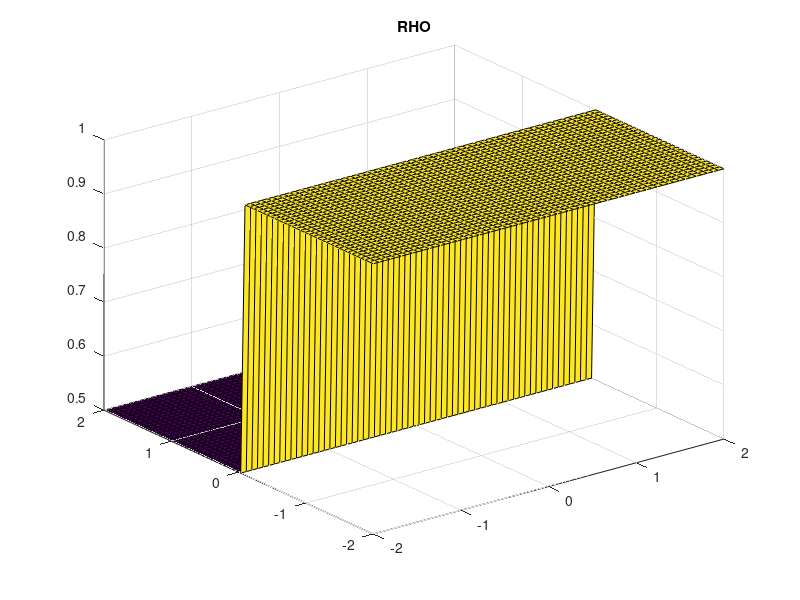
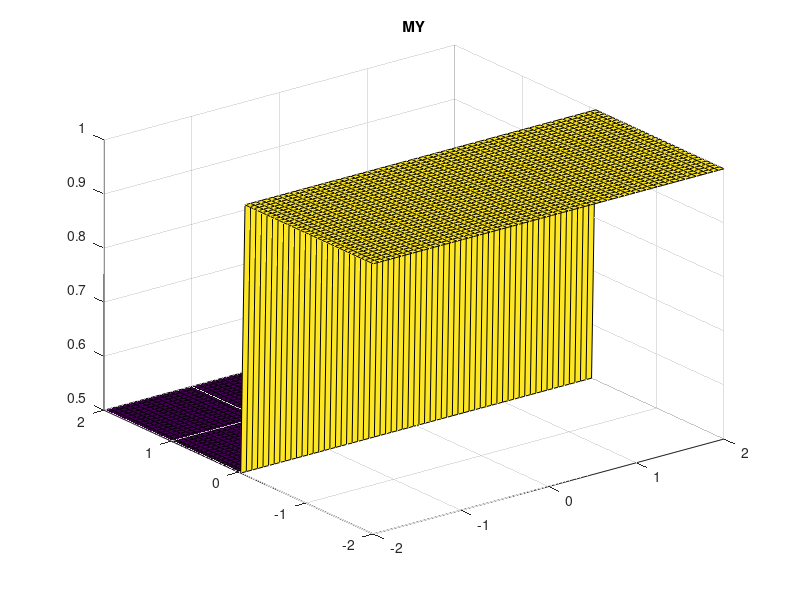
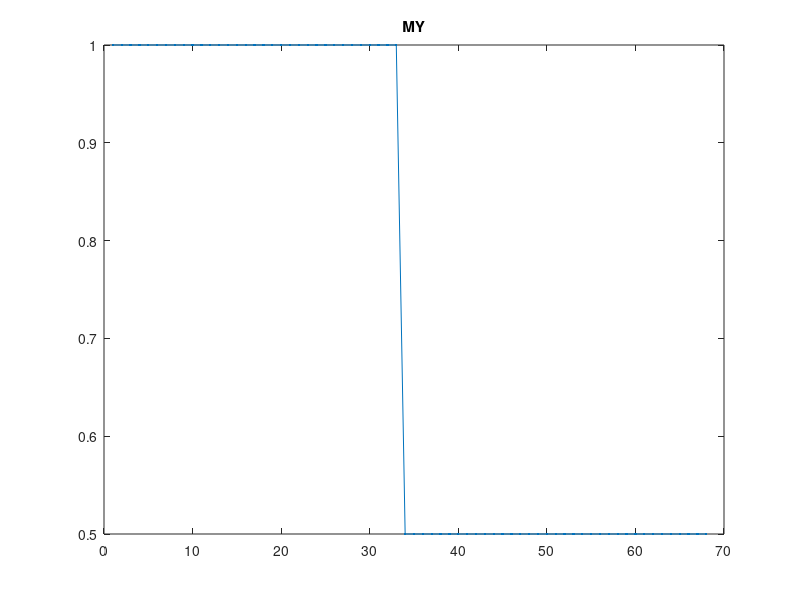

Here is the MATLAB script that generated these plots, in order: (Note: this script raises an error after producing the figures.)
clear all; clc; %close all;
% Lax-Wendroff Scheme for solving the compressible Euler Equations

% Domain initialization
nx   =  64 ; ny   =  64 ;
xmax =  2.0; ymax =  2.0;
xmin = -2.0; ymin = -2.0;
dx = (xmax-xmin)/(nx-1);
dy = (ymax-ymin)/(ny-1);
[X,Y] = meshgrid(xmin:dx:xmax,ymin:dy:ymax);

% Time initialization
tmax = 100;
CFL  = 0.005;
dt   = CFL*min(dx,dy);
Cx   = dt/dx;
Cy   = dt/dy;

% Switches
TVD = 3;                  % 1=MinMod, 2=Superbee, 3=Nonlinear Superbee
BC  = 2;                  % 1=Reflective, 2=Periodic
SCH = 2;                  % 1=Lax-Wendroff, 2=MPDATA

% Physical Constants
gamma = 1.4;

% Initial Conditions
RHO = ones (ny+4,nx+4);
MX  = zeros(ny+4,nx+4);
MY  = ones(ny+4,nx+4);
E   = ones (ny+4,nx+4)*20;
P   = ones (ny+4,nx+4);

% RHO(3:ny+2,3:nx+2) = exp(-2*(X.^2+Y.^2)) + 1;
% RHO(ny/2-ny/4:ny/2+ny/4,:) = 2;
RHO(ny/2+2:ny+4,:) = 0.5;
MY = RHO;
E = RHO;
P = (gamma-1)*(E-0.5*((MX.^2 + MY.^2)./RHO));
% MY (ny/2+2:ny+4,:) = 0.5;
% P  (ny/2+2:ny+4,:) = 0.5;

figure(1),surf(X,Y,RHO(3:ny+2,3:nx+2)), title('RHO')
figure(2),surf(X,Y,MY(3:ny+2,3:nx+2) ), title('MY' )
figure(3),plot(MY(:,34),'.-'         ), title('MY' )

RHO_New = RHO;

for t=0:dt:tmax
% Boundary Conditions
if BC == 1 % Reflective BC
    RHO(2,:) = RHO(3,:); P(2,:) = P(3,:); E(2,:) = E(3,:);
    RHO(1,:) = RHO(2,:); P(1,:) = P(2,:); E(1,:) = E(2,:);
    RHO(:,2) = RHO(:,3); P(:,2) = P(:,3); E(:,2) = E(:,3);
    RHO(:,1) = RHO(:,2); P(:,1) = P(:,2); E(:,1) = E(:,2);
    
    MX(2,:) = -MX(3,:); MY(2,:) = -MY(3,:);
    MX(1,:) =  MX(2,:); MY(1,:) =  MY(2,:);
    MX(:,2) = -MX(:,3); MY(:,2) = -MY(:,3);
    MX(:,1) =  MX(:,2); MY(:,1) =  MY(:,2);
    
    RHO(ny+3,:) = RHO(ny+2,:); P(ny+3,:) = P(ny+2,:); E(ny+3,:) = E(ny+2,:);
    RHO(ny+4,:) = RHO(ny+2,:); P(ny+4,:) = P(ny+2,:); E(ny+4,:) = E(ny+2,:);
    RHO(:,nx+3) = RHO(:,nx+2); P(:,nx+3) = P(:,nx+2); E(:,nx+3) = E(:,nx+2);
    RHO(:,nx+4) = RHO(:,nx+2); P(:,nx+4) = P(:,nx+2); E(:,nx+4) = E(:,nx+2);
    
    MX(ny+3,:) = -MX(ny+2,:); MY(ny+3,:) = -MY(ny+2,:);
    MX(ny+4,:) =  MX(ny+3,:); MY(ny+4,:) =  MY(ny+3,:);
    MX(:,nx+3) = -MX(:,nx+2); MY(:,nx+3) = -MY(:,nx+2);
    MX(:,nx+4) =  MX(:,nx+3); MY(:,nx+4) =  MY(:,nx+3);
    
elseif BC == 2 % Periodic BC
    RHO(2,:) = RHO(ny+2,:); P(2,:) = P(ny+2,:); E(2,:) = E(ny+2,:);
    RHO(1,:) = RHO(ny+1,:); P(1,:) = P(ny+1,:); E(1,:) = E(ny+1,:);
    RHO(:,2) = RHO(:,nx+2); P(:,2) = P(:,nx+2); E(:,2) = E(:,nx+2);
    RHO(:,1) = RHO(:,nx+1); P(:,1) = P(:,nx+1); E(:,1) = E(:,nx+1);
    
    MX(2,:) = MX(ny+2,:); MY(2,:) = MY(ny+2,:);
    MX(1,:) = MX(ny+1,:); MY(1,:) = MY(ny+1,:);
    MX(:,2) = MX(:,nx+2); MY(:,2) = MY(:,nx+2);
    MX(:,1) = MX(:,nx+1); MY(:,1) = MY(:,nx+1);
    
    RHO(ny+3,:) = RHO(3,:); P(ny+3,:) = P(3,:); E(ny+3,:) = E(3,:);
    RHO(ny+4,:) = RHO(4,:); P(ny+4,:) = P(4,:); E(ny+4,:) = E(4,:);
    RHO(:,nx+3) = RHO(:,3); P(:,nx+3) = P(:,3); E(:,nx+3) = E(:,3);
    RHO(:,nx+4) = RHO(:,4); P(:,nx+4) = P(:,4); E(:,nx+4) = E(:,4);
    
    MX(ny+3,:) = MX(3,:); MY(ny+3,:) = MY(3,:);
    MX(ny+4,:) = MX(4,:); MY(ny+4,:) = MY(4,:);
    MX(:,nx+3) = MX(:,3); MY(:,nx+3) = MY(:,3);
    MX(:,nx+4) = MX(:,4); MY(:,nx+4) = MY(:,4);
end
    
% First Pass
j = 1:ny+2;
i = 1:nx+2;

% X Direction
% Density
RHOx (j,i) = 0.5*(RHO(j+2,i+2)+RHO(j+2,i+1))...
    - Cx/2*(MX(j+2,i+2)-MX(j+2,i+1));

% X Momentum
MXx  (j,i) = 0.5*(MX(j+2,i+2)+MX(j+2,i+1))...
    - Cx/2*((MX(j+2,i+2).^2./RHO(j+2,i+2)+P(j+2,i+2))...
          - (MX(j+2,i+1).^2./RHO(j+2,i+1)+P(j+2,i+1)));
      
% Y Momentum
MYx  (j,i) = 0.5*(MY(j+2,i+2)+MY(j+2,i+1))...
    - Cx/2*(MX(j+2,i+2).*MY(j+2,i+2)./RHO(j+2,i+2)...
          - MX(j+2,i+1).*MY(j+2,i+1)./RHO(j+2,i+1));
      
% Energy Flux
Ex   (j,i) = 0.5*(E(j+2,i+2)+E(j+2,i+1))...
    - Cx/2*((E(j+2,i+2)+P(j+2,i+2)).*MX(j+2,i+2)./RHO(j+2,i+2)...
          - (E(j+2,i+1)+P(j+2,i+1)).*MX(j+2,i+1)./RHO(j+2,i+1));
% Pressure
Px   (j,i) = (gamma-1)*(Ex(j,i)-0.5*((MXx(j,i).^2+MYx(j,i).^2)./RHOx(j,i)));

% Y Direction
RHOy (j,i) = 0.5*(RHO(j+2,i+2)+RHO(j+1,i+2))...
    - Cy/2*(MY(j+2,i+2)-MY(j+1,i+2));

% X Momentum
MXy  (j,i) = 0.5*(MX(j+2,i+2)+MX(j+1,i+2))...
    - Cy/2*(MY(j+2,i+2).*MX(j+2,i+2)./RHO(j+2,i+2)...
          - MY(j+1,i+2).*MX(j+1,i+2)./RHO(j+1,i+2));
% Y Momentum
MYy  (j,i) = 0.5*(MY(j+2,i+2)+MY(j+1,i+2))...
    - Cy/2*((MY(j+2,i+2).^2./RHO(j+2,i+2)+P(j+2,i+2))...
          - (MY(j+1,i+2).^2./RHO(j+1,i+2)+P(j+1,i+2)));
      
% Energy Flux
Ey   (j,i) = 0.5*(E(j+2,i+2)+E(j+1,i+2))...
    - Cy/2*((E(j+2,i+2)+P(j+2,i+2)).*MY(j+2,i+2)./RHO(j+2,i+2)...
          - (E(j+1,i+2)+P(j+1,i+2)).*MY(j+1,i+2)./RHO(j+1,i+2));
      
% Pressure
Py   (j,i) = (gamma-1)*(Ey(j,i)-0.5*((MXy(j,i).^2+MYy(j,i).^2)./RHOy(j,i)));

% Second Pass
j = 3:ny+2;
i = 3:nx+2;

nuplusy  = abs(MYy(j-1,i-2)./RHOy(j-1,i-2)...
    +sqrt(gamma*Py(j-1,i-2)./RHOy(j-1,i-2)))*Cy;
nuplusx  = abs(MXx(j-2,i-1)./RHOx(j-2,i-1)...
    +sqrt(gamma*Px(j-2,i-1)./RHOx(j-2,i-1)))*Cx;
numinusy = abs(MYy(j-2,i-2)./RHOy(j-2,i-2)...
    +sqrt(gamma*Py(j-2,i-2)./RHOy(j-2,i-2)))*Cy;
numinusx = abs(MXx(j-2,i-2)./RHOx(j-2,i-2)...
    +sqrt(gamma*Px(j-2,i-2)./RHOx(j-2,i-2)))*Cx;

% Mass Conservation
if SCH == 1 % Use Lax-Wendroff
% nuplusy  = abs(MYy(j-1,i-2)./RHOy(j-1,i-2)...
%     - sqrt(gamma*Py(j-1,i-2)./RHOy(j-1,i-2)))*Cy;
% nuplusx  = abs(MXx(j-2,i-1)./RHOx(j-2,i-1)...
%     - sqrt(gamma*Px(j-2,i-1)./RHOx(j-2,i-1)))*Cx;
% numinusy = abs(MYy(j-2,i-2)./RHOy(j-2,i-2)...
%     - sqrt(gamma*Py(j-2,i-2)./RHOy(j-2,i-2)))*Cy;
% numinusx = abs(MXx(j-2,i-2)./RHOx(j-2,i-2)...
%     - sqrt(gamma*Px(j-2,i-2)./RHOx(j-2,i-2)))*Cx;
       
RHO_New (j,i) = RHO(j,i) - Cx*(MXx(j-2,i-1)-MXx(j-2,i-2))...
                         - Cy*(MYy(j-1,i-2)-MYy(j-2,i-2))...
    - wminusx(RHO,j,i,numinusx,TVD).*(RHO(j  ,i  )-RHO(j  ,i-1))...
    + wplusx (RHO,j,i,nuplusx ,TVD).*(RHO(j  ,i+1)-RHO(j  ,i  ))...
    - wminusy(RHO,j,i,numinusy,TVD).*(RHO(j  ,i  )-RHO(j-1,i  ))...
    + wplusy (RHO,j,i,nuplusy ,TVD).*(RHO(j+1,i  )-RHO(j  ,i  ));

elseif SCH == 2 % Use MPDATA
U_halfp (j,i) = (MX(j,i+1)./RHO(j,i+1) + MX(j,i  )./RHO(j,i  ))*Cx/2;
U_halfm (j,i) = (MX(j,i  )./RHO(j,i  ) + MX(j,i-1)./RHO(j,i-1))*Cx/2;
V_halfp (j,i) = (MY(j+1,i)./RHO(j+1,i) + MY(j,i  )./RHO(j,i  ))*Cy/2;
V_halfm (j,i) = (MY(j,i  )./RHO(j,i  ) + MY(j-1,i)./RHO(j-1,i))*Cy/2;

RHO_New (j,i) = RHO(j,i) - (MPDATA(RHO(j,i  ),RHO(j,i+1),U_halfp(j,i))...
                          - MPDATA(RHO(j,i-1),RHO(j,i  ),U_halfm(j,i)))...
                         - (MPDATA(RHO(j,i  ),RHO(j+1,i),V_halfp(j,i))...
                          - MPDATA(RHO(j-1,i),RHO(j,i  ),V_halfm(j,i)));
                      
U_d_p   (j,i) = dt/dx*((abs(U_halfp(j,i))-U_halfp(j,i).^2).*...
    d_px(j,i  ,RHO_New) - U_halfp(j,i).*V_halfp(j,i).*d_py(j,i  ,RHO_New));
U_d_m   (j,i) = dt/dx*((abs(U_halfm(j,i))-U_halfm(j,i).^2).*...
    d_px(j,i-1,RHO_New) - U_halfm(j,i).*V_halfm(j,i).*d_py(j,i-1,RHO_New));
V_d_p   (j,i) = dt/dy*((abs(V_halfp(j,i))-V_halfp(j,i).^2).*...
    d_py(j  ,i,RHO_New) - U_halfp(j,i).*V_halfp(j,i).*d_px(j  ,i,RHO_New));
V_d_m   (j,i) = dt/dy*((abs(V_halfm(j,i))-V_halfm(j,i).^2).*...
    d_py(j-1,i,RHO_New) - U_halfm(j,i).*V_halfm(j,i).*d_px(j-1,i,RHO_New));

RHO_New (j,i) = RHO_New(j,i) - (MPDATA(RHO_New(j,i  ),RHO_New(j,i+1),U_d_p(j,i))...
                              - MPDATA(RHO_New(j,i-1),RHO_New(j,i  ),U_d_m(j,i)))...
                             - (MPDATA(RHO_New(j,i  ),RHO_New(j+1,i),V_d_p(j,i))...
                              - MPDATA(RHO_New(j-1,i),RHO_New(j,i  ),V_d_m(j,i)));

end

% X Momentum
% nuplusy  = abs(MYy(j-1,i-2)./RHOy(j-1,i-2))*Cy;
% nuplusx  = abs(MXx(j-2,i-1)./RHOx(j-2,i-1))*Cx;
% numinusy = abs(MYy(j-2,i-2)./RHOy(j-2,i-2))*Cy;
% numinusx = abs(MXx(j-2,i-2)./RHOx(j-2,i-2))*Cx;

MX_New  (j,i) = MX(j,i) - Cx*((MXx(j-2,i-1).^2./RHOx(j-2,i-1)+Px(j-2,i-1))...
                            - (MXx(j-2,i-2).^2./RHOx(j-2,i-2)+Px(j-2,i-2)))...
    - Cy*(MYy(j-1,i-2).*MXy(j-1,i-2)./RHOy(j-1,i-2)...
        - MYy(j-2,i-2).*MXy(j-2,i-2)./RHOy(j-2,i-2))...
    - wminusx(MX,j,i,numinusx,TVD).*(MX(j  ,i  )-MX(j  ,i-1))...
    + wplusx (MX,j,i,nuplusx ,TVD).*(MX(j  ,i+1)-MX(j  ,i  ))...
    - wminusy(MX,j,i,numinusy,TVD).*(MX(j  ,i  )-MX(j-1,i  ))...
    + wplusy (MX,j,i,nuplusy ,TVD).*(MX(j+1,i  )-MX(j  ,i  ));

% Y Momentum
MY_New  (j,i) = MY(j,i) - Cy*((MYy(j-1,i-2).^2./RHOy(j-1,i-2)+Py(j-1,i-2))...
                            - (MYy(j-2,i-2).^2./RHOy(j-2,i-2)+Py(j-2,i-2)))...
    - Cx*(MXx(j-2,i-1).*MYx(j-2,i-1)./RHOx(j-2,i-1)...
        - MXx(j-2,i-2).*MYx(j-2,i-2)./RHOx(j-2,i-2))...
    - wminusx(MY,j,i,numinusx,TVD).*(MY(j  ,i  )-MY(j  ,i-1))...
    + wplusx (MY,j,i,nuplusx ,TVD).*(MY(j  ,i+1)-MY(j  ,i  ))...
    - wminusy(MY,j,i,numinusy,TVD).*(MY(j  ,i  )-MY(j-1,i  ))...
    + wplusy (MY,j,i,nuplusy ,TVD).*(MY(j+1,i  )-MY(j  ,i  ));

% Energy Equation
% nuplusy  = abs(MYy(j-1,i-2)./RHOy(j-1,i-2)...
%     +sqrt(gamma*Py(j-1,i-2)./RHOy(j-1,i-2)))*Cy;
% nuplusx  = abs(MXx(j-2,i-1)./RHOx(j-2,i-1)...
%     +sqrt(gamma*Px(j-2,i-1)./RHOx(j-2,i-1)))*Cx;
% numinusy = abs(MYy(j-2,i-2)./RHOy(j-2,i-2)...
%     +sqrt(gamma*Py(j-2,i-2)./RHOy(j-2,i-2)))*Cy;
% numinusx = abs(MXx(j-2,i-2)./RHOx(j-2,i-2)...
%     +sqrt(gamma*Px(j-2,i-2)./RHOx(j-2,i-2)))*Cx;

E_New   (j,i) = E(j,i) - Cx*(((Ex(j-2,i-1)+Px(j-2,i-1)).*MXx(j-2,i-1)./RHOx(j-2,i-1)) ...
                           - ((Ex(j-2,i-2)+Px(j-2,i-2)).*MXx(j-2,i-2)./RHOx(j-2,i-2)))...
                       - Cy*(((Ey(j-1,i-2)+Py(j-1,i-2)).*MYy(j-1,i-2)./RHOy(j-1,i-2)) ...
                           - ((Ey(j-2,i-2)+Py(j-2,i-2)).*MYy(j-2,i-2)./RHOy(j-2,i-2)))...
    - wminusx(E,j,i,numinusx,TVD).*(E(j  ,i  )-E(j  ,i-1))...
    + wplusx (E,j,i,nuplusx ,TVD).*(E(j  ,i+1)-E(j  ,i  ))...
    - wminusy(E,j,i,numinusy,TVD).*(E(j  ,i  )-E(j-1,i  ))...
    + wplusy (E,j,i,nuplusy ,TVD).*(E(j+1,i  )-E(j  ,i  ));

% Pressure
P       (j,i) = (gamma-1)*(E_New(j,i)-0.5*((MX_New(j,i).^2 ...
    + MY_New(j,i).^2)./RHO_New(j,i)));


RHO(j,i) = RHO_New(j,i);
MY (j,i) = MY_New (j,i);
MX (j,i) = MX_New (j,i);
E  (j,i) = E_New  (j,i);

plot1(1:length(j)  ,1) = RHO(j,34);
if BC == 2, plot1(length(j)+j-2,1) = RHO(j,34); end

if mod(t,50*dt) == 0
    figure(1),surf(X,Y,RHO(j,i))  , title('RHO')
    figure(2),surf(X,Y,MY (j,i))  , title('MY' )
    figure(3),plot(plot1,'.-') , title('RHO')
    figure(4),surf(X,Y,MY(j,i)./RHO(j,i))  , title('V')
end

% if t>2.54, break; end
end